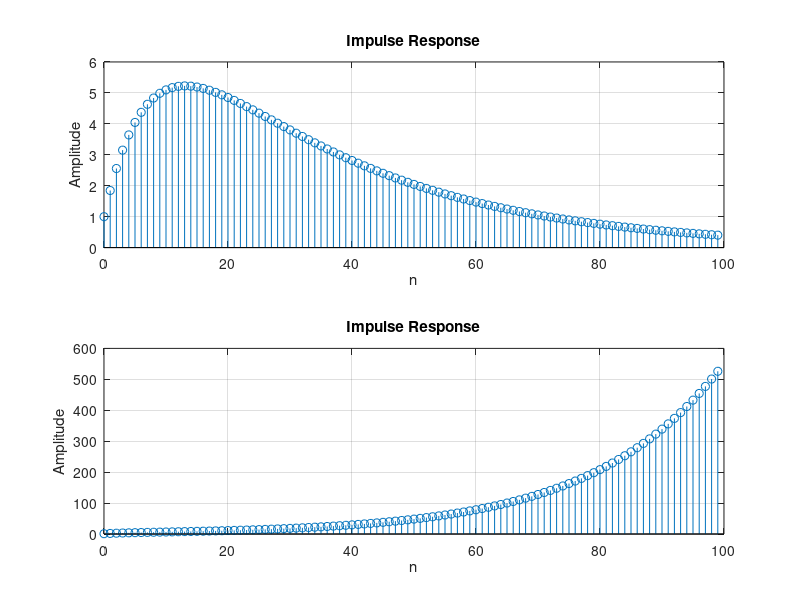
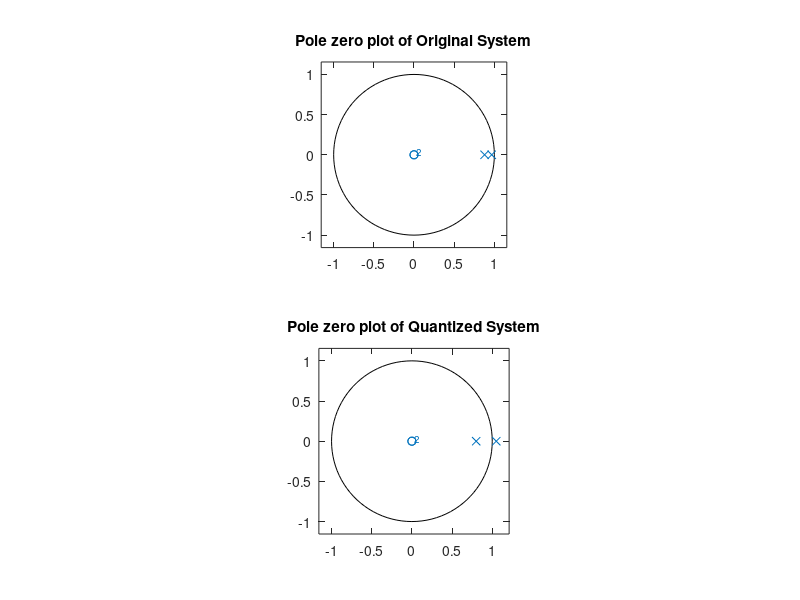

Write MATLAB code to recreate these figures, in order.
% LAB 9
% Chirantan Ganguly (420)
% Amitrakshar Sanyal (422)
% =========================
N=100;
num=[1];
den=[1 -1.8456 0.849585];
[h,T]=impz(num,den,N);
figure(1)
subplot(2,1,1)
stem(T,h)
grid;
xlabel('n');
ylabel('Amplitude');
title('Impulse Response');

num1=[1];
den1=[1 -1.85 0.84];
[h1,T]=impz(num1,den1,N);
figure(1)
subplot(2,1,2)
stem(T,h1)
grid;
xlabel('n');
ylabel('Amplitude');
title('Impulse Response');

figure(2)
subplot(2,1,1);
zplane(num,den);
grid;
title('Pole zero plot of Original System');
subplot(2,1,2);
zplane(num1,den1);
grid;
title('Pole zero plot of Quantized System');
